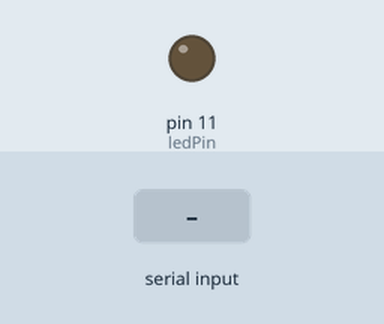
Simulated run of this sketch. Board: Arduino Uno, built with avr-gcc and run on an emulated ATmega328P. Parts: output pins drawn as LEDs (lit = HIGH). Inputs (shaded band) come from the test bench.

Above: at 1.2 s.
1.3 s: "1\n" received over Serial
At 1.37 s:
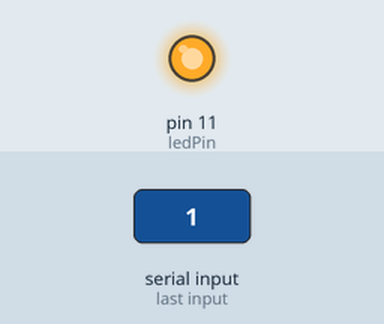
Timing chart, 0 to 4.3 s (numbered marks = the images above; inputs shaded):
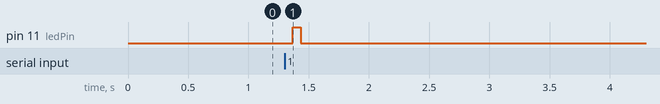

The sketch:

transmitter_2pam_all_once.ino
```cpp
const int ledPin = 11;
const int LEVEL_OFF = 0;
const int LEVEL_ON = 255;
// Delay time in milliseconds
const unsigned long symbolDelay = 66;

String dataBuffer = "";
bool dataReady = false;
bool sending = false;
int dataIndex = 0;
unsigned long previousMillis = 0;

void setup() {
  Serial.begin(9600);
  pinMode(ledPin, OUTPUT);
  analogWrite(ledPin, LEVEL_OFF);
  dataBuffer.reserve(2048);
}

void loop() {
  // 1. Receive data from PC
  if (!dataReady) {
    while (Serial.available() > 0) {
      char c = Serial.read();

      if (c == '\n') {
        dataReady = true;
        sending = true;
        dataIndex = 0;
        previousMillis = millis();
        break;
      } else {
        dataBuffer += c;
      }
    }
  }

  // 2. Blink LED using timer
  if (dataReady && sending) {
    unsigned long currentMillis = millis();

    if (currentMillis - previousMillis >= symbolDelay) {
      previousMillis = currentMillis;

      if (dataIndex < dataBuffer.length()) {
        char symbol = dataBuffer.charAt(dataIndex);

        if (symbol == '1') {
          analogWrite(ledPin, LEVEL_ON);
        } else {
          analogWrite(ledPin, LEVEL_OFF);
        }
        dataIndex++;

      } else {
        // Finish
        sending = false;
        dataReady = false;
        dataBuffer = "";
        analogWrite(ledPin, LEVEL_OFF);
      }
    }
  }
}
```

Measured:
- after the input at 1.3 s, pin 11 (ledPin): LOW → HIGH after 0.07 s, → LOW 0.07 s later
